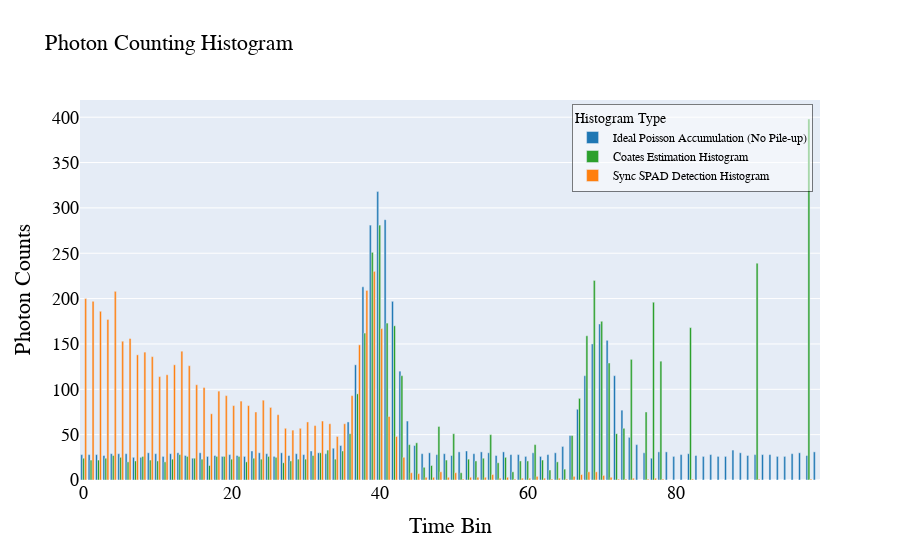

The code cell stored with this chart in its notebook:
### Code cell
# DoubleGaussian参数设置
num_bins = 100
pulse_pos1 = 40
pulse_pos2 = 70
pulse_width1 = 2
pulse_width2 = 2
signal_strength1 = 0.4
signal_strength2 = 0.2
bg_strength = 0.04
num_cycles = 5000

# 创建DoubleGaussian实例
gating_algo_double = ga.DoubleGaussian(num_bins, pulse_pos1, pulse_pos2, pulse_width1, pulse_width2, signal_strength1, signal_strength2, bg_strength, num_cycles)
    
# 绘图
gating_algo_double.plot_hist_plotly()

### Figure 1 — Plotly figure (JSON) as saved in the notebook; plotly's stock layout.template omitted (floating-point values rounded to 4 significant figures)
{"data": [{"marker": {"color": "#1f77b4"}, "name": "Ideal Poisson Accumulation (No Pile-up)", "type": "bar", "x": [0, 1, 2, 3, 4, 5, 6, 7, 8, 9, 10, 11, 12, 13, 14, 15, 16, 17, 18, 19, 20, 21, 22, 23, 24, 25, 26, 27, 28, 29, 30, 31, 32, 33, 34, 35, 36, 37, 38, 39, 40, 41, 42, 43, 44, 45, 46, 47, 48, 49, 50, 51, 52, 53, 54, 55, 56, 57, 58, 59, 60, 61, 62, 63, 64, 65, 66, 67, 68, 69, 70, 71, 72, 73, 74, 75, 76, 77, 78, 79, 80, 81, 82, 83, 84, 85, 86, 87, 88, 89, 90, 91, 92, 93, 94, 95, 96, 97, 98, 99], "y": [28, 28, 28, 27, 29, 29, 29, 25, 25, 30, 29, 26, 29, 30, 27, 24, 30, 26, 27, 26, 28, 27, 26, 32, 30, 29, 26, 30, 27, 29, 28, 32, 30, 29, 35, 38, 64, 127, 213, 281, 318, 287, 197, 120, 65, 38, 29, 30, 28, 29, 27, 31, 32, 29, 31, 30, 27, 31, 28, 28, 26, 30, 26, 28, 30, 37, 49, 78, 115, 150, 172, 154, 115, 77, 47, 39, 30, 24, 31, 31, 26, 28, 29, 27, 26, 28, 26, 26, 33, 30, 27, 28, 28, 28, 26, 26, 29, 30, 27, 31]}, {"marker": {"color": "#2ca02c"}, "name": "Coates Estimation Histogram", "type": "bar", "x": [0, 1, 2, 3, 4, 5, 6, 7, 8, 9, 10, 11, 12, 13, 14, 15, 16, 17, 18, 19, 20, 21, 22, 23, 24, 25, 26, 27, 28, 29, 30, 31, 32, 33, 34, 35, 36, 37, 38, 39, 40, 41, 42, 43, 44, 45, 46, 47, 48, 49, 50, 51, 52, 53, 54, 55, 56, 57, 58, 59, 60, 61, 62, 63, 64, 65, 66, 67, 68, 69, 70, 71, 72, 73, 74, 75, 76, 77, 78, 79, 80, 81, 82, 83, 84, 85, 86, 87, 88, 89, 90, 91, 92, 93, 94, 95, 96, 97, 98, 99], "y": [24, 22, 22, 24, 27, 25, 20, 21, 26, 22, 21, 20, 23, 28, 26, 24, 23, 16, 26, 26, 23, 26, 20, 24, 23, 26, 25, 19, 21, 23, 23, 27, 30, 33, 23, 32, 51, 95, 162, 251, 281, 173, 170, 115, 39, 41, 14, 16, 59, 22, 51, 8, 23, 21, 24, 50, 19, 25, 9, 21, 21, 39, 22, 11, 20, 12, 49, 90, 159, 220, 175, 129, 51, 57, 133, 0, 75, 196, 131, 0, 0, 0, 168, 0, 0, 0, 0, 0, 0, 0, 0, 239, 0, 0, 0, 0, 0, 0, 398, 0]}, {"marker": {"color": "#ff7f0e"}, "name": "Sync SPAD Detection Histogram", "type": "bar", "x": [0, 1, 2, 3, 4, 5, 6, 7, 8, 9, 10, 11, 12, 13, 14, 15, 16, 17, 18, 19, 20, 21, 22, 23, 24, 25, 26, 27, 28, 29, 30, 31, 32, 33, 34, 35, 36, 37, 38, 39, 40, 41, 42, 43, 44, 45, 46, 47, 48, 49, 50, 51, 52, 53, 54, 55, 56, 57, 58, 59, 60, 61, 62, 63, 64, 65, 66, 67, 68, 69, 70, 71, 72, 73, 74, 75, 76, 77, 78, 79, 80, 81, 82, 83, 84, 85, 86, 87, 88, 89, 90, 91, 92, 93, 94, 95, 96, 97, 98, 99], "y": [200, 197, 186, 177, 208, 153, 156, 138, 141, 136, 114, 116, 127, 142, 126, 105, 102, 73, 98, 93, 82, 87, 82, 75, 88, 80, 72, 57, 55, 57, 64, 60, 65, 62, 48, 62, 93, 149, 209, 230, 167, 70, 48, 25, 8, 7, 3, 3, 9, 3, 8, 1, 3, 3, 3, 6, 2, 3, 1, 2, 2, 4, 2, 1, 2, 1, 4, 6, 9, 9, 5, 3, 1, 1, 2, 0, 1, 2, 1, 0, 0, 0, 1, 0, 0, 0, 0, 0, 0, 0, 0, 1, 0, 0, 0, 0, 0, 0, 1, 0]}], "layout": {"barmode": "group", "font": {"color": "Black", "family": "Arial, sans-serif", "size": 18}, "legend": {"bgcolor": "rgba(255,255,255,0.5)", "bordercolor": "rgba(0,0,0,0.5)", "borderwidth": 1, "font": {"size": 12}, "title": {"text": "Histogram Type"}, "x": 0.99, "xanchor": "right", "y": 0.99, "yanchor": "top"}, "title": {"font": {"color": "Black", "family": "Arial, sans-serif", "size": 22}, "text": "Photon Counting Histogram"}, "xaxis": {"title": {"text": "Time Bin"}}, "yaxis": {"title": {"text": "Photon Counts"}}}}
